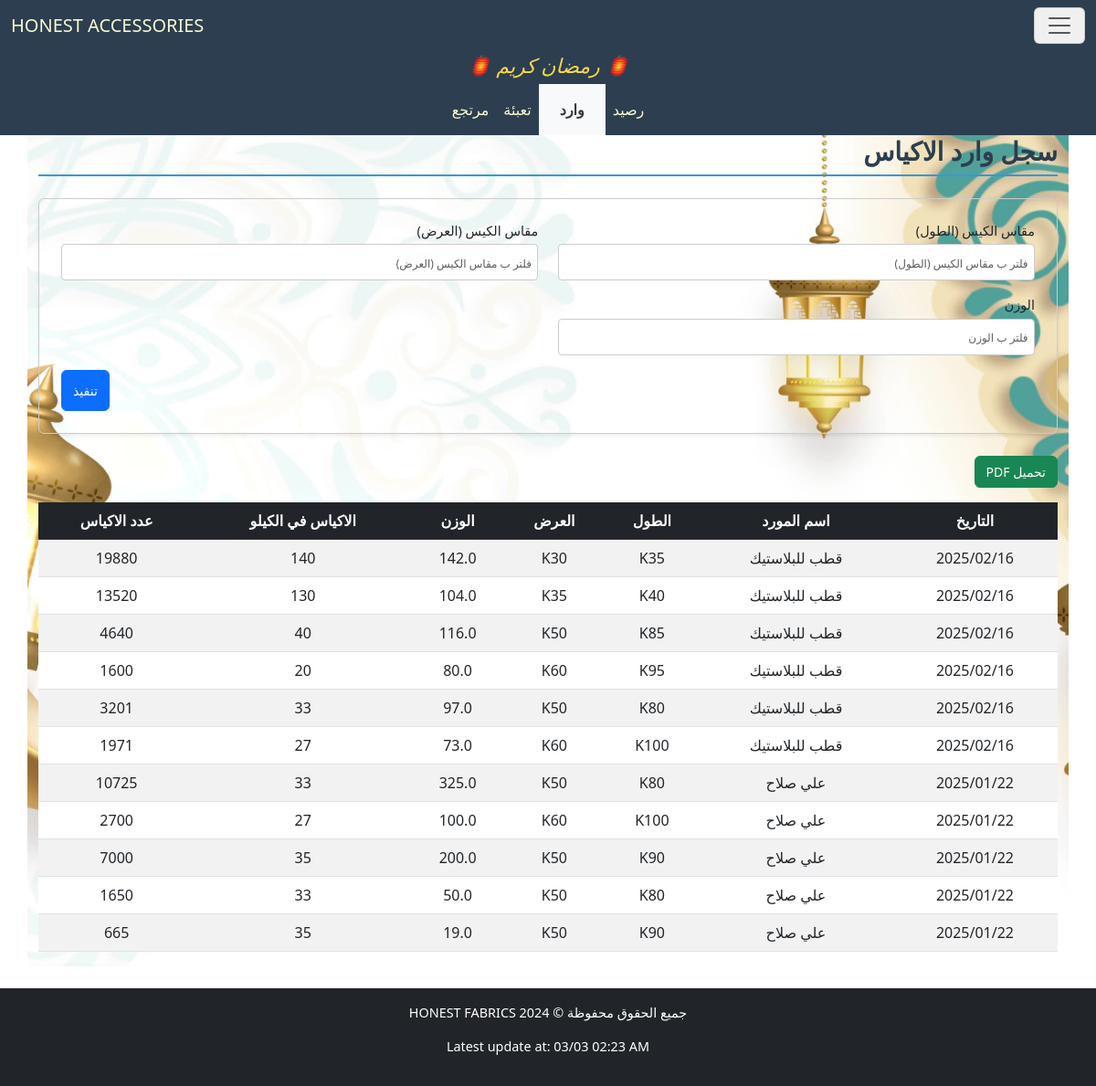
Page /accessories/BagSupplies/ on the earlier database version.
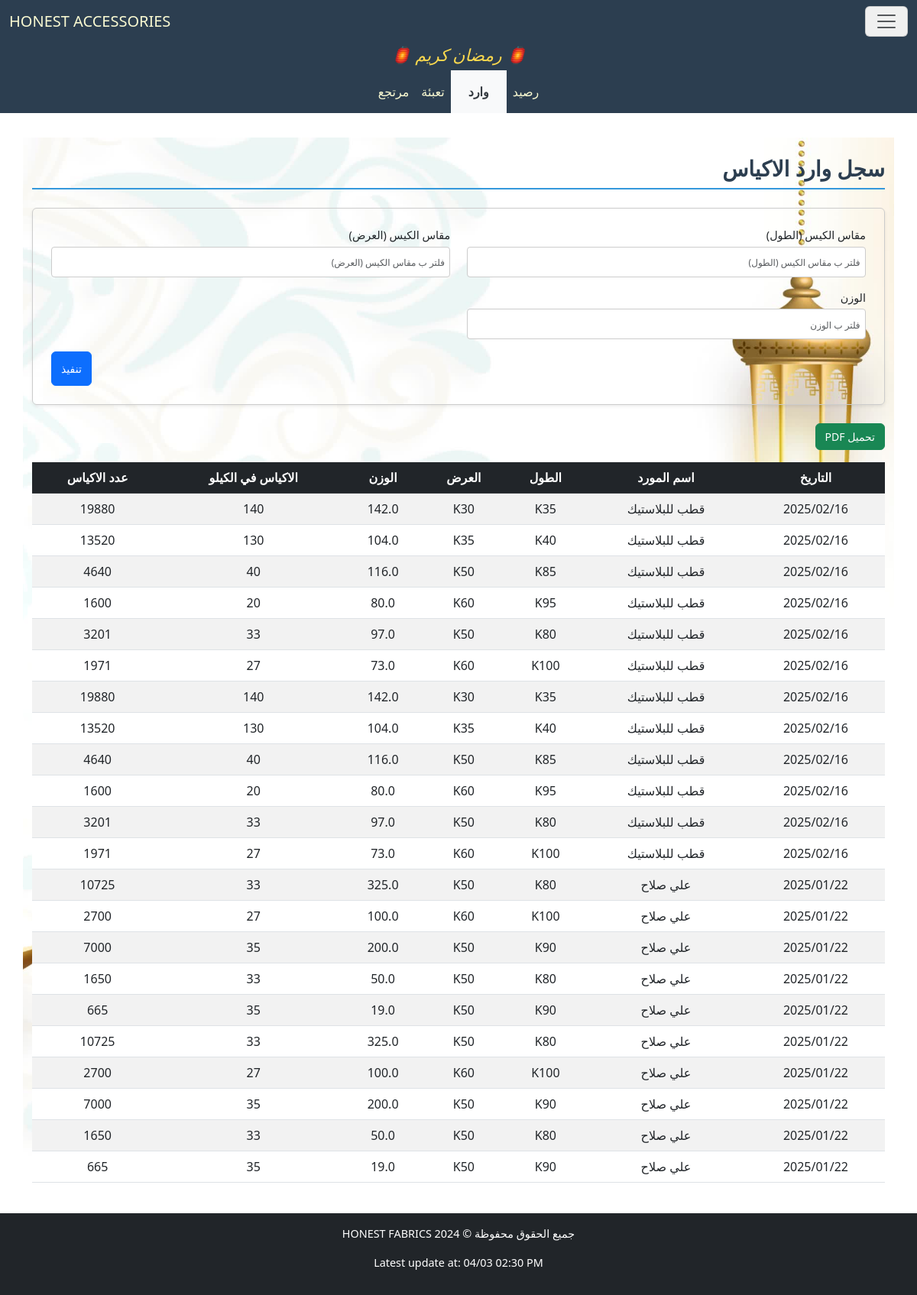
Same page on the later database version.
### accessories/models.py (models this page shows)
class SupplierBaseModel(BaseModel):
    supplier_name = models.CharField("اسم المورد", max_length=255, null=True, blank=True)
    class Meta:
        abstract = True

class BagBaseModel(IDBaseModel):
    bag_length = models.CharField("مقاس الكيس (الطول)", max_length=255, null=True, blank=True)
    bag_width = models.CharField("مقاس الكيس (العرض)", max_length=255, null=True, blank=True)
    weight = models.FloatField("الوزن", null=True, blank=True)
    bags_per_kilo = models.IntegerField("عدد الاكياس في الكيلو", null=True, blank=True)
    bags_quantity = models.IntegerField("عدد الاكياس", null=True, blank=True)
    class Meta:
        abstract = True

class BagSupplies(SupplierBaseModel, BagBaseModel):
    pass

### accessories/views.py (the view)
# urls.py: path('BagSupplies/', BagSuppliesView.as_view(), name='BagSuppliesView'),
class BagSuppliesView(FilterableListView):
    template_name = "accessories/BagSupplies.html"
    model = BagSupplies
    filter_fields = ['bag_length', 'bag_width', 'weight']
    columns = ["التاريخ","اسم المورد","الطول","العرض","الوزن","الاكياس في الكيلو","عدد الاكياس"]

### accessories/views.py (called while the page is built)
    def get_queryset(self):
        queryset = super().get_queryset()
        filters = Q()
        for field in self.filter_fields:
            filter_value = self.request.GET.get(field)
            if filter_value:
                filters &= Q(**{f"{field}__icontains": filter_value})
        filtered_queryset = queryset.filter(filters)
        try:
            filtered_queryset = filtered_queryset.order_by('-date')
        except:
            pass
        return filtered_queryset

    def get_context_data(self, **kwargs):
        context = super().get_context_data(**kwargs)
        update = Updates.objects.all().order_by('-date').first()
        context['update'] = localtime(update.date).strftime("%d/%m %I:%M %p") if update and update.date else None
        context['columns'] = self.columns
        model_meta = self.model._meta
        context['filter_fields'] = [
            {
                'field_name': field,
                'verbose_name': model_meta.get_field(field).verbose_name,
                'value': self.request.GET.get(field) or "",
            }
            for field in self.filter_fields
        ]
        return context

### accessories/templates/accessories/BagSupplies.html (shortened to what this page needs)
{% extends "accessories/layout.html" %}
{% load static %}
{% block home_page %}
<a class="navbar-brand" href="{% url 'CartonSuppliesView' %}">HONEST ACCESSORIES</a>
{% endblock %}
{% block navbar_links_small %}
<li class="p-2 nav-item">
    <a class="nav-link active" aria-current="page" href="{% url 'BagStockView' %}">رصيد</a>
</li>
<li class="p-2 nav-item nav_link_active">
    <a class="nav-link active" aria-current="page" href="{% url 'BagSuppliesView' %}">وارد</a>
</li>
<li class="p-2 nav-item">
    <a class="nav-link active" aria-current="page" href="{% url 'PackagingBagView' %}">تعبئة</a>
</li>
<li class="p-2 nav-item">
    <a class="nav-link active" aria-current="page" href="{% url 'ReturnBagView' %}">مرتجع</a>
</li>
{% endblock %}
{% block body %}
<h2 class="section-title pt-4">سجل وارد الاكياس</h2>
<form method="get" class="filter-form-flex mb-4 p-4 rounded shadow-sm">
        {% for filter_field in filter_fields %}
        <div class="form-group mb-3">
            <label for="filter_{{ forloop.counter }}" class="form-label">{{ filter_field.verbose_name }}</label>
            <input type="text" id="filter_{{ forloop.counter }}" name="{{ filter_field.field_name }}"
                   placeholder="فلتر ب {{ filter_field.verbose_name }}"
                   class="form-control"
                   value="{{ filter_field.value }}">
        </div>
        {% endfor %}
        <div class="submit-container">
            <button type="submit" class="btn btn-primary submit-btn">تنفيذ</button>
        </div>
    </form>
    <button onclick="generatePDF()" class="btn btn-success mb-3">تحميل PDF</button>
    <div style="overflow-y: auto; max-height: 70vh; position: relative;" class="table-responsive mb-4">
        <table id="data-table" class="table table-striped">
            <thead class="table-dark">
                <tr>
                    <th style="position: sticky; top: 0;" >التاريخ</th>
                    <th style="position: sticky; top: 0;" >اسم المورد</th>
                    <th style="position: sticky; top: 0;" >الطول</th>
                    <th style="position: sticky; top: 0;" >العرض</th>
                    <th style="position: sticky; top: 0;" >الوزن</th>
                    <th style="position: sticky; top: 0;" >الاكياس في الكيلو</th>
                    <th style="position: sticky; top: 0;" >عدد الاكياس</th>
                </tr>
            </thead>
            <tbody>
                {% for model in models %}
                <tr>
                    <td>{{ model.date|date:"Y/m/d" }}</td>
                    <td>{{ model.supplier_name }}</td>
                    <td>{{ model.bag_length }}</td>
                    <td>{{ model.bag_width }}</td>
                    <td>{{ model.weight }}</td>
                    <td>{{ model.bags_per_kilo }}</td>
                    <td>{{ model.bags_quantity }}</td>
                </tr>
                {% empty %}
                <tr>
                    <td colspan="7" class="text-center">لا يوجد عناصر</td>
                </tr>
                {% endfor %}
            </tbody>
        </table>
    </div>
{% endblock body %}

### accessories/templates/accessories/layout.html (shortened to what this page needs)
{% load static %}
<!DOCTYPE html>
<html lang="ar" dir="rtl">
<head>
    <link href="https://cdn.jsdelivr.net/npm/bootstrap@5.3.0/dist/css/bootstrap.min.css" rel="stylesheet">
    <link rel="stylesheet" href="https://cdnjs.cloudflare.com/ajax/libs/font-awesome/6.7.1/css/all.min.css" />
    <link rel="stylesheet" href={% static "cloth/styles.css" %}>
</head>
<body style="margin-top: 125px;">
    <nav id="navbar"  class="navbar bg-body-tertiary fixed-top">
        <div class="container-fluid">
            <button class="custom-toggler-icon navbar-toggler d-lg-flex" type="button" data-bs-toggle="offcanvas" data-bs-target="#offcanvasNavbar" aria-controls="offcanvasNavbar" aria-label="Toggle navigation">
                <span class="navbar-toggler-icon"></span>
            </button>
            {% block home_page %}
            {% endblock %}
        </div>
    </nav>
    <nav id="navbar"  class="navbar bg-body-tertiary fixed-top" style="margin-top:50px; padding-block:0; z-index:1000;">
        <div class=" py-2 w-50 mx-auto text-center">
            <h4 class="navbar-special-message m-0">🏮 رمضان كريم 🏮</h4>
        </div>
        <div class="container-fluid">
            <div class="d-flex mx-auto" style="padding-bottom:-5px">
                <ul class="navbar-nav me-auto pb-0 d-flex flex-row h-100">
                    {% block navbar_links_small %}
                    {% endblock %}
                </ul>
            </div>
        </div>
    </nav>
    <div class="body-div container">
        {% block body %}{% endblock body %}
    </div>
    <footer class="footer bg-dark text-white text-center py-3">
        <p>جميع الحقوق محفوظة © HONEST FABRICS 2024</p>
        {% if update %}
            <p>Latest update at: {{update}}</p>
        {% else %}
            <p>No updates available</p>
        {% endif %}
    </footer>
    <link href="https://cdn.jsdelivr.net/npm/bootstrap@5.3.0/dist/css/bootstrap.min.css" rel="stylesheet">
</body>
</html>

### cloth/static/cloth/styles.css (style rules this page uses)
:root { --primary-color: #3498db; --light-blue: #3db1ff5e; --secondary-color: #2c3e50; --success-color: #2ecc71; --danger-color: #e74c3c; --warning-color: #f1c40f; --light-bg: #f8f9fa; --dark-bg: #343a40; --light-text: lightgoldenrodyellow; --golden-text: rgb(255, 255, 0); --border-color: #dee2e6; --white-color: #ffffff; }
*, *::before, *::after { box-sizing: border-box; }
ul, div { padding: 0; margin: 0; }
body { background-color: var(--light-bg); margin-inline: 0; font-family: 'Segoe UI', Tahoma, Geneva, Verdana, sans-serif; line-height: 1.6; font-size: 16px; }
.body-div { background-image: url('/static/cloth/r_bg1.jpg'); background-size: cover; background-position: center; background-repeat: no-repeat; margin: 2%; margin-top: 11vh; max-width: 98%; min-height: 81vh; }
.navbar-special-message { color: #fad84e; font-weight: 400; font-style:oblique; }
#navbar, #navbar-menu-body { background-color: var(--secondary-color) !important; }
#navbar, #navbar a, #navbar-menu-body, #navbar-menu-body a { color: var(--light-text); }
.custom-toggler-icon { background-color: #f0f0f0 !important; }
.section-title { color: var(--secondary-color); border-bottom: 2px solid var(--primary-color); padding-bottom: 0.5rem; margin-bottom: 1.5rem; font-weight: bold; }
.table { border-collapse: separate; border-spacing: 0; border-radius: 8px; width: 100%; }
.table th, .table td { text-align: center; vertical-align: middle; padding: 10px; }
.table-striped tbody tr:nth-of-type(odd) { background-color: var(--light-bg); }
.table-dark th { background-color: var(--secondary-color); color: var(--light-text); }
.table-responsive { overflow-x: auto; }
.table-responsive table th, .table-responsive table td { white-space: nowrap; min-width: fit-content; }
.table-responsive table { width: 100%; table-layout: auto; }
.footer { margin-top: 20px; text-align: center; padding: 1rem; font-size: 0.9rem; }
.filter-form-flex { display: flex; flex-wrap: wrap; padding: 1rem; border: 1px solid #ccc; border-radius: 8px; justify-content: space-between; column-gap: 2px; direction: rtl; }
.filter-form-flex .form-group { display: flex; flex-direction: column; margin-bottom: 5px; width: 49%; }
.filter-form-flex .form-label { font-size: 0.9rem; margin-bottom: 0.25rem; }
.filter-form-flex .form-control { border: 1px solid #ccc; border-radius: 4px; padding: 0.4rem; font-size: 0.9rem; }
.filter-form-flex input[type="text"], .filter-form-flex input[type="number"], .filter-form-flex input[type="date"] { width: 100%; height: 40px; }
.submit-container { display: flex; justify-content: flex-end; width: 100%; }
.filter-form-flex .submit-btn { width: auto; height: 45px; font-size: 1rem; }
@media (max-width: 1200px) { body { font-size: 15px; } }
@media (max-width: 1200px) { h4.section-title, h2 { font-size: 28px !important; } }
@media (max-width: 1200px) { h4.section-title, h4 { font-size: 22px !important; } }
@media (max-width: 1200px) { p.lead, .oped_details_btn, .btn { font-size: 14px !important; } }
@media (max-width: 1200px) { ::placeholder { font-size: 12px !important; } }
.nav_link_active { background-color: var(--light-bg) !important; }
.nav_link_active a { color: var(--dark-bg) !important; padding-inline: 15px; font-weight: 600; }

Differences in the rows shown:
added BagSupplies: date "2025/02/16", supplier_name "قطب للبلاستيك", bag_length "K35", bag_width "K30", weight "142.0", bags_per_kilo "140", bags_quantity "19880"
added BagSupplies: date "2025/02/16", supplier_name "قطب للبلاستيك", bag_length "K40", bag_width "K35", weight "104.0", bags_per_kilo "130", bags_quantity "13520"
added BagSupplies: date "2025/02/16", supplier_name "قطب للبلاستيك", bag_length "K85", bag_width "K50", weight "116.0", bags_per_kilo "40", bags_quantity "4640"
added BagSupplies: date "2025/02/16", supplier_name "قطب للبلاستيك", bag_length "K95", bag_width "K60", weight "80.0", bags_per_kilo "20", bags_quantity "1600"
added BagSupplies: date "2025/02/16", supplier_name "قطب للبلاستيك", bag_length "K80", bag_width "K50", weight "97.0", bags_per_kilo "33", bags_quantity "3201"
added BagSupplies: date "2025/02/16", supplier_name "قطب للبلاستيك", bag_length "K100", bag_width "K60", weight "73.0", bags_per_kilo "27", bags_quantity "1971"
added BagSupplies: date "2025/01/22", supplier_name "علي صلاح", bag_length "K80", bag_width "K50", weight "325.0", bags_per_kilo "33", bags_quantity "10725"
added BagSupplies: date "2025/01/22", supplier_name "علي صلاح", bag_length "K100", bag_width "K60", weight "100.0", bags_per_kilo "27", bags_quantity "2700"
added BagSupplies: date "2025/01/22", supplier_name "علي صلاح", bag_length "K90", bag_width "K50", weight "200.0", bags_per_kilo "35", bags_quantity "7000"
added BagSupplies: date "2025/01/22", supplier_name "علي صلاح", bag_length "K80", bag_width "K50", weight "50.0", bags_per_kilo "33", bags_quantity "1650"
added BagSupplies: date "2025/01/22", supplier_name "علي صلاح", bag_length "K90", bag_width "K50", weight "19.0", bags_per_kilo "35", bags_quantity "665"
Other differences:
{{ update }}: "03/03 02:23 AM" → "04/03 02:30 PM"
